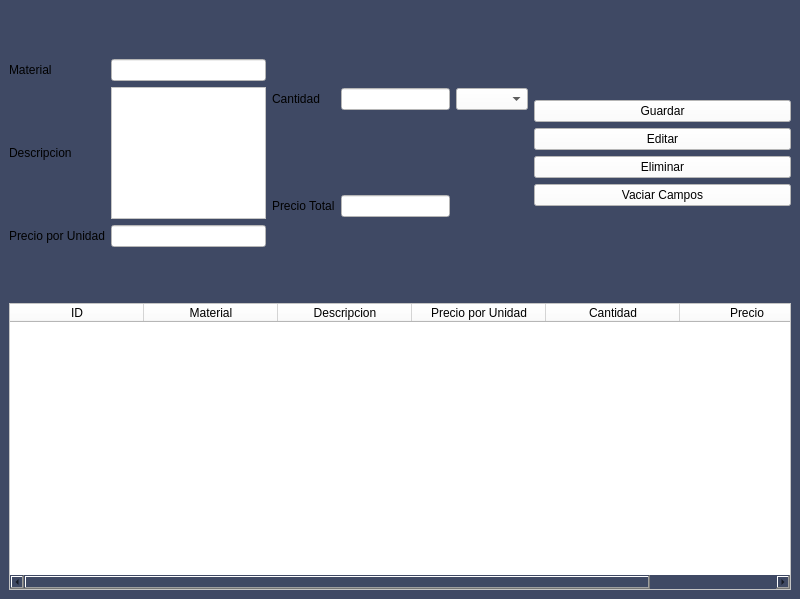
<?xml version="1.0" encoding="UTF-8"?>
<ui version="4.0">
 <class>background</class>
 <widget class="QMainWindow" name="background">
  <property name="geometry">
   <rect>
    <x>0</x>
    <y>0</y>
    <width>800</width>
    <height>599</height>
   </rect>
  </property>
  <property name="mouseTracking">
   <bool>false</bool>
  </property>
  <property name="windowTitle">
   <string>Materiales por pedido</string>
  </property>
  <property name="autoFillBackground">
   <bool>false</bool>
  </property>
  <property name="styleSheet">
   <string notr="true">background-color: rgb(63, 73, 100);</string>
  </property>
  <property name="toolButtonStyle">
   <enum>Qt::ToolButtonIconOnly</enum>
  </property>
  <widget class="QWidget" name="centralwidget">
   <layout class="QGridLayout" name="gridLayout">
    <item row="0" column="0">
     <layout class="QVBoxLayout" name="verticalLayout" stretch="1,1">
      <item>
       <layout class="QGridLayout" name="gridLayout_2" columnstretch="1,1,1">
        <item row="0" column="1">
         <layout class="QGridLayout" name="gridLayout_3" rowstretch="0,0">
          <property name="topMargin">
           <number>0</number>
          </property>
          <item row="0" column="1">
           <widget class="QLineEdit" name="line_cantidad">
            <property name="styleSheet">
             <string notr="true">background-color: rgb(255, 255, 255);</string>
            </property>
           </widget>
          </item>
          <item row="0" column="0">
           <widget class="QLabel" name="label_4">
            <property name="text">
             <string>Cantidad</string>
            </property>
           </widget>
          </item>
          <item row="0" column="2">
           <widget class="QComboBox" name="combobox_cantidad">
            <property name="styleSheet">
             <string notr="true">background-color: rgb(255, 255, 255);</string>
            </property>
           </widget>
          </item>
          <item row="1" column="0">
           <widget class="QLabel" name="label_5">
            <property name="text">
             <string>Precio Total</string>
            </property>
           </widget>
          </item>
          <item row="1" column="1">
           <widget class="QLineEdit" name="line_precio_total">
            <property name="styleSheet">
             <string notr="true">background-color: rgb(255, 255, 255);</string>
            </property>
           </widget>
          </item>
         </layout>
        </item>
        <item row="0" column="0">
         <layout class="QGridLayout" name="gridLayout_4" rowstretch="1,2,1" columnstretch="0,1" rowminimumheight="1,2,1" columnminimumwidth="0,1">
          <property name="sizeConstraint">
           <enum>QLayout::SetDefaultConstraint</enum>
          </property>
          <property name="topMargin">
           <number>50</number>
          </property>
          <property name="bottomMargin">
           <number>50</number>
          </property>
          <item row="1" column="0">
           <widget class="QLabel" name="label_2">
            <property name="text">
             <string>Descripcion</string>
            </property>
           </widget>
          </item>
          <item row="0" column="0">
           <widget class="QLabel" name="label">
            <property name="text">
             <string>Material</string>
            </property>
           </widget>
          </item>
          <item row="2" column="0">
           <widget class="QLabel" name="label_3">
            <property name="text">
             <string>Precio por Unidad</string>
            </property>
           </widget>
          </item>
          <item row="0" column="1">
           <widget class="QLineEdit" name="line_material">
            <property name="styleSheet">
             <string notr="true">background-color: rgb(255, 255, 255);</string>
            </property>
           </widget>
          </item>
          <item row="2" column="1">
           <widget class="QLineEdit" name="line_precio_por_unidad">
            <property name="styleSheet">
             <string notr="true">background-color: rgb(255, 255, 255);</string>
            </property>
           </widget>
          </item>
          <item row="1" column="1">
           <widget class="QTextEdit" name="line_descripcion">
            <property name="styleSheet">
             <string notr="true">background-color: rgb(255, 255, 255);</string>
            </property>
           </widget>
          </item>
         </layout>
        </item>
        <item row="0" column="2">
         <layout class="QVBoxLayout" name="verticalLayout_3">
          <item>
           <spacer name="verticalSpacer_2">
            <property name="orientation">
             <enum>Qt::Vertical</enum>
            </property>
            <property name="sizeHint" stdset="0">
             <size>
              <width>20</width>
              <height>40</height>
             </size>
            </property>
           </spacer>
          </item>
          <item>
           <widget class="QPushButton" name="bt_guardar">
            <property name="styleSheet">
             <string notr="true">background-color: rgb(255, 255, 255);</string>
            </property>
            <property name="text">
             <string>Guardar</string>
            </property>
           </widget>
          </item>
          <item>
           <widget class="QPushButton" name="bt_editar">
            <property name="styleSheet">
             <string notr="true">background-color: rgb(255, 255, 255);</string>
            </property>
            <property name="text">
             <string>Editar</string>
            </property>
           </widget>
          </item>
          <item>
           <widget class="QPushButton" name="bt_eliminar">
            <property name="styleSheet">
             <string notr="true">background-color: rgb(255, 255, 255);</string>
            </property>
            <property name="text">
             <string>Eliminar</string>
            </property>
           </widget>
          </item>
          <item>
           <widget class="QPushButton" name="bt_vaciar_campos">
            <property name="styleSheet">
             <string notr="true">
background-color: rgb(255, 255, 255);</string>
            </property>
            <property name="text">
             <string>Vaciar Campos</string>
            </property>
           </widget>
          </item>
          <item>
           <spacer name="verticalSpacer">
            <property name="orientation">
             <enum>Qt::Vertical</enum>
            </property>
            <property name="sizeHint" stdset="0">
             <size>
              <width>20</width>
              <height>40</height>
             </size>
            </property>
           </spacer>
          </item>
         </layout>
        </item>
       </layout>
      </item>
      <item>
       <layout class="QVBoxLayout" name="verticalLayout_2" stretch="0">
        <property name="spacing">
         <number>6</number>
        </property>
        <property name="sizeConstraint">
         <enum>QLayout::SetMaximumSize</enum>
        </property>
        <item>
         <widget class="QTableWidget" name="table_materiales_requeridos_por_pedido">
          <property name="focusPolicy">
           <enum>Qt::TabFocus</enum>
          </property>
          <property name="layoutDirection">
           <enum>Qt::LeftToRight</enum>
          </property>
          <property name="styleSheet">
           <string notr="true">background-color: rgb(255, 255, 255);</string>
          </property>
          <property name="frameShape">
           <enum>QFrame::StyledPanel</enum>
          </property>
          <property name="verticalScrollBarPolicy">
           <enum>Qt::ScrollBarAsNeeded</enum>
          </property>
          <property name="sizeAdjustPolicy">
           <enum>QAbstractScrollArea::AdjustIgnored</enum>
          </property>
          <property name="textElideMode">
           <enum>Qt::ElideNone</enum>
          </property>
          <property name="sortingEnabled">
           <bool>false</bool>
          </property>
          <property name="wordWrap">
           <bool>true</bool>
          </property>
          <property name="cornerButtonEnabled">
           <bool>true</bool>
          </property>
          <property name="rowCount">
           <number>0</number>
          </property>
          <attribute name="horizontalHeaderVisible">
           <bool>true</bool>
          </attribute>
          <attribute name="horizontalHeaderCascadingSectionResizes">
           <bool>true</bool>
          </attribute>
          <attribute name="horizontalHeaderDefaultSectionSize">
           <number>134</number>
          </attribute>
          <attribute name="horizontalHeaderHighlightSections">
           <bool>false</bool>
          </attribute>
          <column>
           <property name="text">
            <string>ID</string>
           </property>
          </column>
          <column>
           <property name="text">
            <string>Material</string>
           </property>
          </column>
          <column>
           <property name="text">
            <string>Descripcion</string>
           </property>
          </column>
          <column>
           <property name="text">
            <string>Precio por Unidad</string>
           </property>
          </column>
          <column>
           <property name="text">
            <string>Cantidad</string>
           </property>
          </column>
          <column>
           <property name="text">
            <string>Precio</string>
           </property>
          </column>
         </widget>
        </item>
       </layout>
      </item>
     </layout>
    </item>
   </layout>
  </widget>
 </widget>
 <resources/>
 <connections/>
 <designerdata>
  <property name="gridDeltaX">
   <number>10</number>
  </property>
  <property name="gridDeltaY">
   <number>10</number>
  </property>
  <property name="gridSnapX">
   <bool>true</bool>
  </property>
  <property name="gridSnapY">
   <bool>true</bool>
  </property>
  <property name="gridVisible">
   <bool>true</bool>
  </property>
 </designerdata>
</ui>
